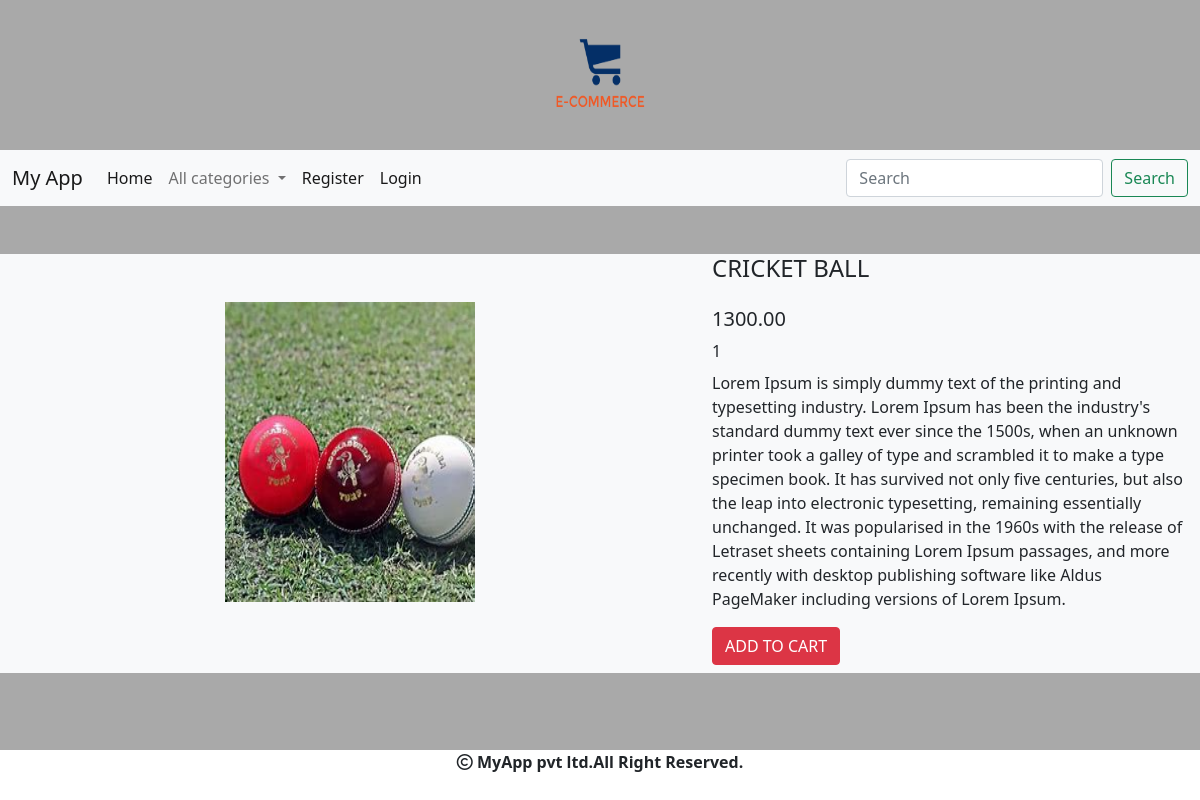
Screenshot of /detail/10 with the database file from the repository.
### shop/models.py (models this page shows, shortened)
class Product(models.Model):
    name=models.CharField(max_length=200)
    desc=models.TextField()
    image=models.ImageField(upload_to='shop/categories',blank=True,null=True)
    price=models.DecimalField(max_digits=10,decimal_places=2)
    category=models.ForeignKey(Category,on_delete=models.CASCADE)
    stock=models.IntegerField()
    available=models.BooleanField(default=True)
    created=models.DateTimeField(auto_now_add=True)
    updates=models.DateTimeField(auto_now=True)

### shop/views.py (the view)
# urls.py: path('detail/<int:d>',views.detail,name="detail"),
def detail(request,d):
    n=Product.objects.get(id=d)
    return render(request,'detail.html',{'n':n})

### cart/context_processors.py (called while the page is built)
def productcount(request):
    item_count=0
    if request.user.is_authenticated:
         u=request.user
    try:
        cart=Cart.objects.filter(user=u)
        for i in cart:
            item_count=item_count+i.quantity
    except:
        item_count=0
    return {'count':item_count}

### shop/context_processors.py (called while the page is built)
def menu_link(request):
    c=Category.objects.all()
    return {'link':c}

### templates/detail.html
<!DOCTYPE html>
{% extends 'base.html' %}
{% load static %}
{% block content %}
<div class="container-fluid mb-5 mt-5 bg bg-light">
  <div class="row">
    <div class="col">
      <center>
      <img src="{{n.image.url}}" class="mb-5 mt-5" height="300px" width="250px"></center>
    </div>
      <div class="col-sm-5">
        <h4>{{n.name}}</h4>
          <h5 class="mt-4">{{n.price}}</h5>
        {{n.stock}}
      <p class="mt-2">{{n.desc}}</p>
      {% if user.is_superuser == False %}
      {% if n.stoke <= 0 %}
      <h4>out of stock </h4>
      {% else %}
       <h4><a class="btn btn-danger" href="{% url 'cart:addtocart' n.name %}">ADD TO CART</a></h4>
      {% endif %}
      {% else %}
       <h4><a class="btn btn-danger" href="{% url 'admin:index'  %}">ADD TO SHOP</a></h4>
       {% endif %}
      </div>
  </div>
</div>
{% endblock %}

### static/css/style.css (style rules this page uses)
body { background-color:#A9A9A9; }

### rows the page displays
Product: image (picture), name "CRICKET BALL", price "1300.00", stock "1", desc "Lorem Ipsum is simply dummy text of the printing and typesetting industry. Lorem Ipsum has been the industry's standard dummy text ever since the 1500s, when an unknown printer took a galley of type and scrambled it to make a type specimen book. It has survived not only five centuries, but also the leap into electronic typesetting, remaining essentially unchanged. It was popularised in the 1960s with the release of Letraset sheets containing Lorem Ipsum passages, and more recently with desktop publishing software like Aldus PageMaker including versions of Lorem Ipsum."
